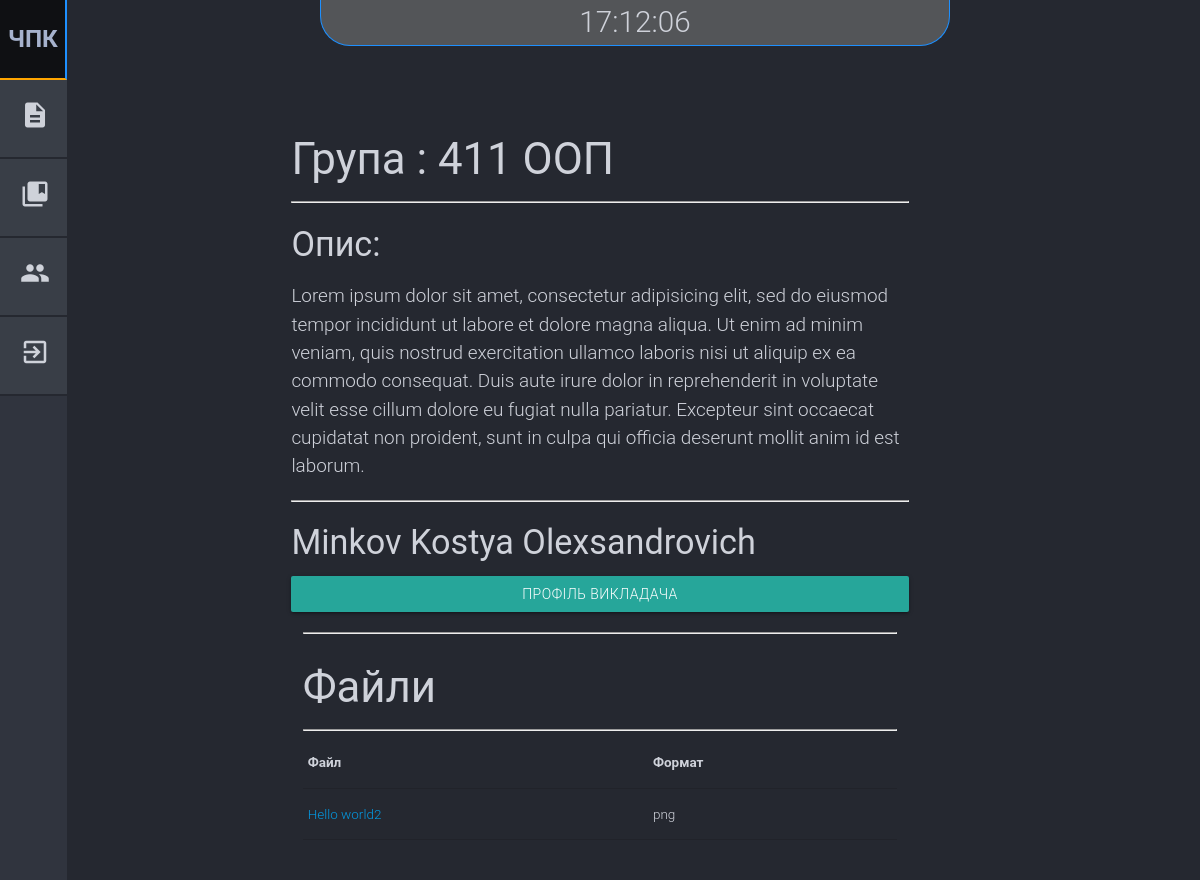
/subject/oop_411/ (signed in), run on an earlier commit of the app's database.
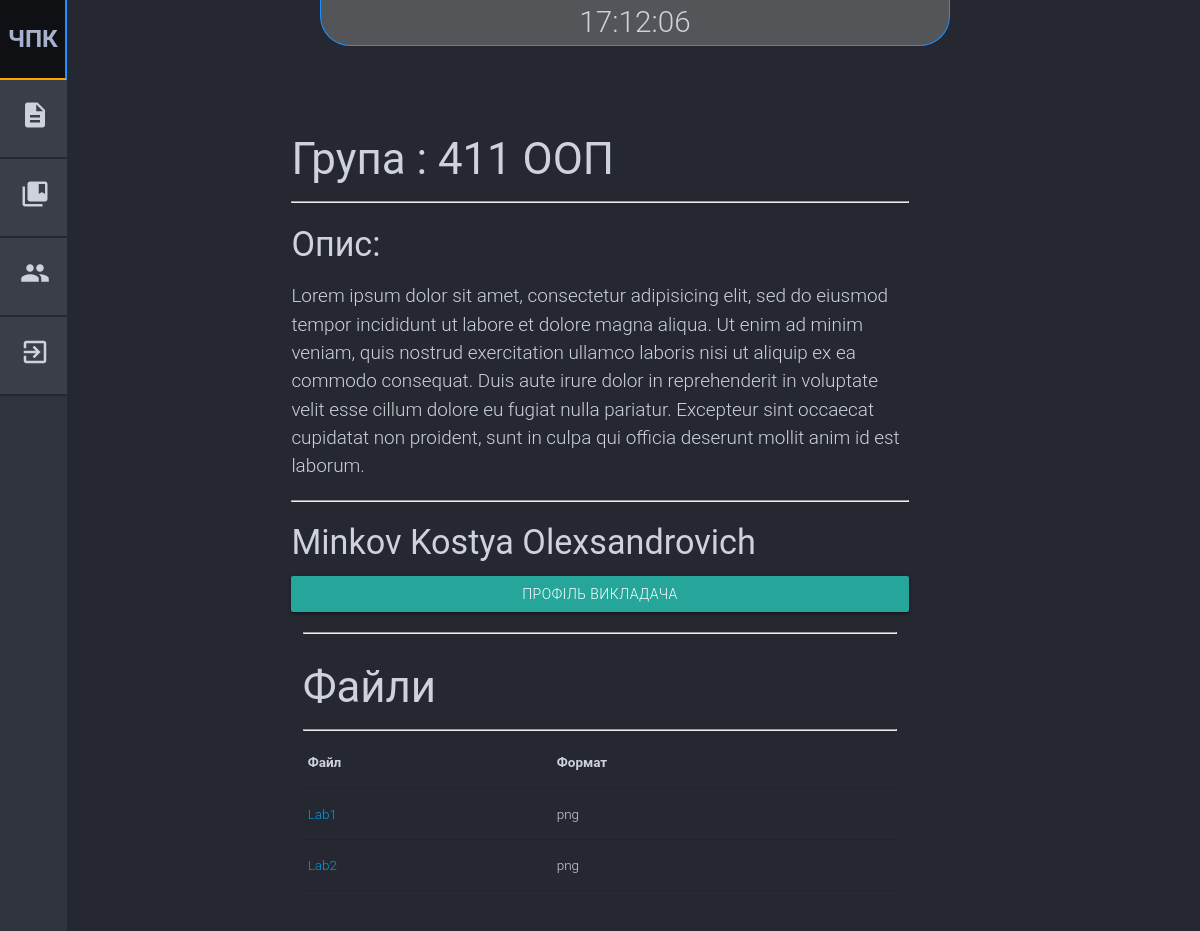
And on a later commit of the database.
### office/models.py (models this page shows, shortened)
class Subject(models.Model):
    name = models.CharField(max_length=120)
    group = models.ForeignKey(Group, on_delete=models.CASCADE)
    slug = models.SlugField(max_length=120)

class Group(models.Model):
    number = models.CharField(max_length=4, unique=True)
    slug = models.SlugField(max_length=120)

class Teacher(models.Model):
    profile = models.OneToOneField(Profile, on_delete=models.CASCADE)
    subjects = models.ManyToManyField(Subject, blank=True)
    files = models.ManyToManyField(Files, blank=True)
    def get_absolute_url(self):
        return '/teacher/{}/'.format(self.profile.user.username)

class Files(models.Model):
    file = models.FileField(upload_to=file_folder)
    title = models.CharField(max_length=120)
    subject = models.ForeignKey(Subject, on_delete=models.CASCADE)
    def get_absolute_url(self):
        return "/media/{}".format(self.file)

### authorization/models.py (models this page shows, shortened)
class Profile(models.Model):
    user = models.OneToOneField(User, on_delete=models.CASCADE)
    name = models.CharField(max_length=100, blank=True, verbose_name="Ім'я")
    surname = models.CharField(max_length=100, blank=True, verbose_name="Прізвище")
    last_name = models.CharField(max_length=100, blank=True, verbose_name="По батькові")
    TYPE_OF_ACCESS = (
        ("student", 'Студент'),
        ("teacher", 'Викладач'),
    )
    access_profile = models.CharField(max_length=10, blank=True, choices=TYPE_OF_ACCESS)
    birth_date = models.DateField(null=True, blank=True, verbose_name="Дата народження")

### subject/views.py (the view)
# urls.py: path("<str:slug>/", SubjectDetail.as_view(), name="subject_detail"),
class SubjectDetail(LoginRequiredMixin, View):
    login_url = '/auth/login/'
    redirect_field_name = ''
    def get(self, request, slug):
        if Profile.objects.get(user=request.user).access_profile == "":
            return render(request, 'office/not_access.html', {})
        subject = get_object_or_404(Subject, slug=slug)
        teacher = get_object_or_404(Teacher, subjects__slug=slug)
        try:
            files = Files.objects.filter(subject__slug=slug)
        except FileNotFoundError:
            pass
        return render(request, 'subject/detail.html', context={
            "subject": subject,
            "teacher": teacher,
            "files": files,
        })

### templates/subject/detail.html
{% extends 'subject/index.html' %}
{% load static %}
{% block content %}
    <diV class="container">
        <div class="row">
            <div class="col-12">
                <div class="row">
                    <h3>Група : {{ subject.group.number }} {{ subject.name }} </h3>
                    <hr>
                    <div class="col-lg-6 col-sm-12">
                        <h4>Опис:</h4>
                        <p style="font-size: 1.4em">
                            {% lorem %}
                        </p>
                    </div>
                    <div class="col-lg-6 col-sm-12">
                        <div class="jumbotron">
                            <hr class="my-4">
                            <h4 class="display-6">{{ teacher.profile.surname }} {{ teacher.profile.name }} {{ teacher.profile.last_name }}</h4>
                            <a style="width: 100%" class="btn btn-primary btn-lg" href="{{ teacher.get_absolute_url }}"
                               role="button">Профіль викладача</a>
                        </div>
                    </div>
                </div>
                <hr>
                <h3 class="text-center">Файли</h3>
                <hr>
                <div class="col-lg-7 offset-lg-2  col-sm-10 offset-sm-0">
                    <table class="table text-center table-bordered table-hover table-info">
                        <thead>
                        <tr>
                            <th scope="col">Файл</th>
                            <th scope="col">Формат</th>
                        </tr>
                        </thead>
                        <tbody>
                        {% for file in files %}
                            <tr>
                                <td><a href="{{ file.get_absolute_url }}" download>{{ file.title }}</a></td>
                                <td>{{ file.file |make_list|slice:"-3:"|join:""|slugify }}</td>
                            </tr>
                        {% endfor %}
                        </tbody>
                    </table>
                </div>
            </div>
        </div>
    </diV>
{% endblock content %}

### templates/subject/index.html (shortened to what this page needs)
{% extends 'subject/base.html' %}
{% load static %}

### templates/subject/base.html (shortened to what this page needs)
<!DOCTYPE html>
<html>
<head>
    <link type="text/css" rel="stylesheet" href="/static/meterialize/css/materialize.min.css"
          media="screen,projection"/>
    <link rel="stylesheet" href="/static/css/components/main.css">
    <link rel="stylesheet" href="/static/meterialize/css/subject.css">
</head>
<body>
{% include 'components/left-menu.html' %}
{% include 'components/clock.html' %}
<div class="container">
    <div class="row">
        <div class="col offset-s3 s9 offset-m2 m9 l12 xl12">
            {% block content %}{% endblock content %}
        </div>
    </div>
</div>
</body>
</html>

### templates/components/left-menu.html
<header class="left-menu">
    <div class="menu-item" onclick="location.href = '/'">ЧПК</div>
    <div class="menu-item tooltipped" data-position="right" data-tooltip="Офіс" onclick="location.href = '/office/'">
        <i class="small material-icons">description</i>
    </div>
    <div class="menu-item tooltipped" data-position="right" data-tooltip="Предмети"
         onclick="location.href = '/subject/'">
        <i class="small material-icons">collections_bookmark</i>
    </div>
    <div class="menu-item tooltipped" data-position="right" data-tooltip="Викладачі"
         onclick="location.href = '/teacher/'">
        <i class="small material-icons">people</i>
    </div>
    <div class="menu-item tooltipped" data-position="right" data-tooltip="Вихід"
         onclick="location.href = '/auth/logout/'">
        <i class="small material-icons">exit_to_app</i>
    </div>
</header>

### templates/components/clock.html
<div class="container">
    <div class="row">
        <div class="col offset-s3 s9 offset-m2 m9 xl12 head-time" id="time-head"></div>
    </div>
</div><br><br>

### static/css/components/main.css (style rules this page uses)
body { margin: 0; font-family: "Roboto", "Helvetica Neue", Helvetica, Arial, sans-serif; font-size: 0.9rem; font-weight: 300; line-height: 1.5; color: #cfd2da; text-align: left; background-color: #252830; }
.left-menu { position: fixed; top: 0; bottom: 0; left: 0; width: 67px; margin-top: 0; margin-bottom: 0; background-color: #30343e; overflow-y: auto; -webkit-transform: translate3d(0, 0, 0); }
.menu-item:first-child { border-bottom: 2px solid dodgerblue; border-right: 2px solid dodgerblue; font-weight: 600; font-size: 1.8em; padding-left: 8px; padding-top: 27px; padding-bottom: 27px; line-height: 1; color: #6f7890; text-align: center; background-color: #0f1013; }
.menu-item { cursor: pointer; padding: 20px; background: #393e47; font-size: 18px; color: inherit; text-align: center; border-radius: 0; border-bottom: 2px solid #252830; }
.head-time { background: #535558; text-align: center; font-size: 2.2em; border-radius: 0 0 30px 30px; border-bottom: 1px solid dodgerblue; border-right: 1px solid dodgerblue; border-left: 1px solid dodgerblue; }

What changed in the data, as far as the page shows it:
changed Files: title "Hello world2" → "Lab1"
added Files: title "Lab2", file|make_list "png"
